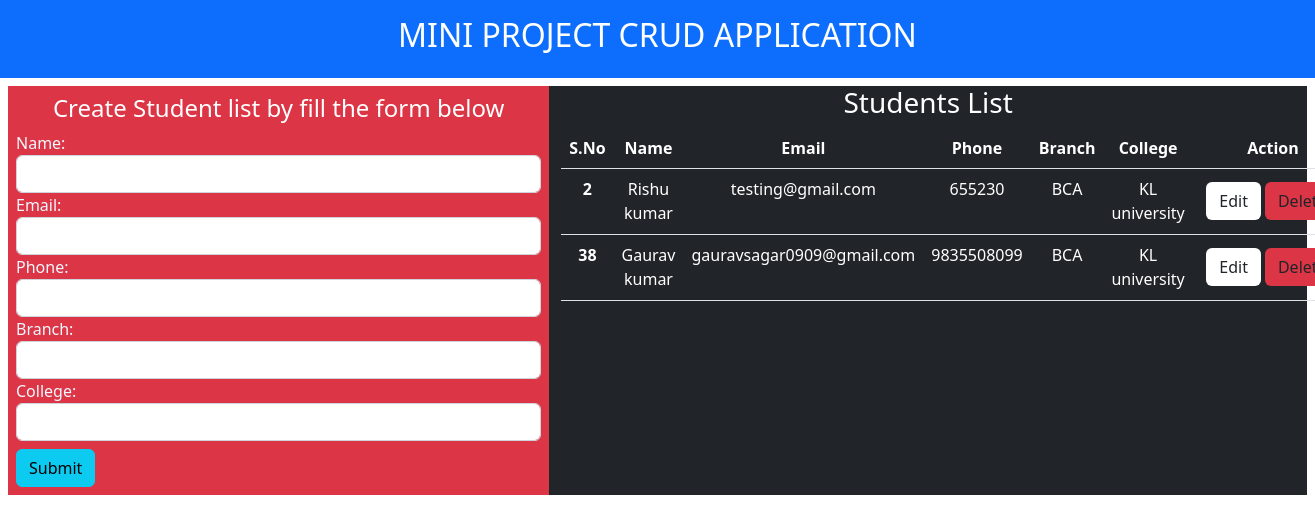
Before: / with the older database file.
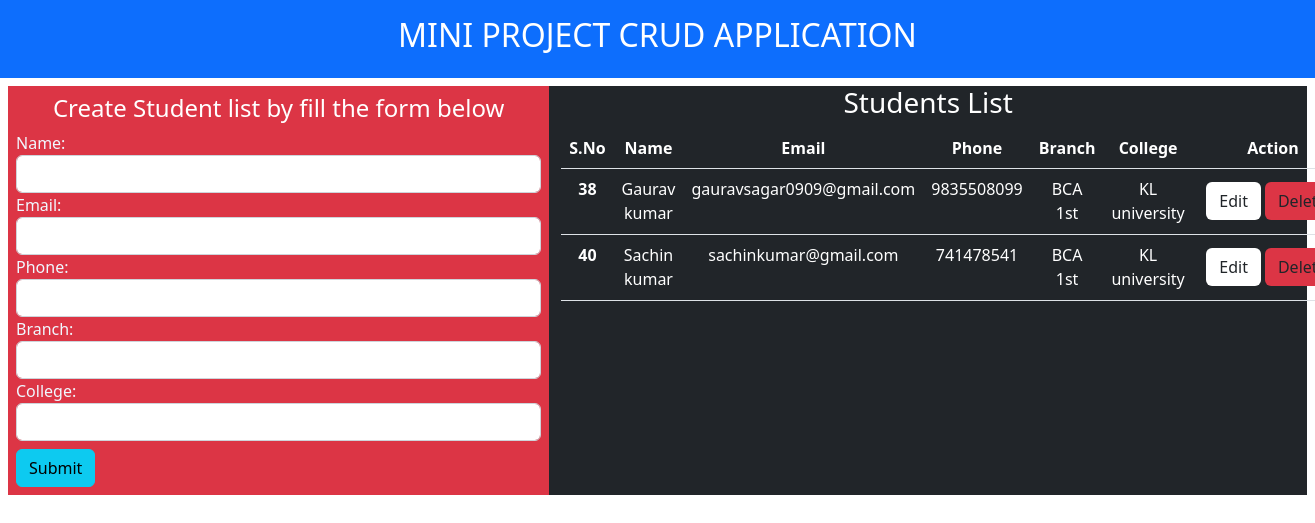
After: the same page with the newer database file.
### App/models.py (models this page shows, shortened)
class StudentDB(models.Model):
    sname=models.CharField(max_length=50)
    semail=models.EmailField(max_length=30)
    phone=models.BigIntegerField()
    Branch=models.CharField(max_length=50)
    college=models.CharField(max_length=100)

### App/views.py (the view)
# urls.py: path('', home, name="home"),
def home(request):
    request.session['name'] = 'Rishu'
    if 'name' in request.session:
        request.session.modified = True
        fm = StudentInfoForm()
        viewdb = StudentDB.objects.all()
        if request.method == "POST":
            fm = StudentInfoForm(request.POST)
            if fm.is_valid:
                name = request.POST['sname']
                email = request.POST['semail']
                Phone = request.POST['phone']
                Brnach = request.POST['Branch']
                College = request.POST['college']
                dbsave = StudentDB(sname=name, semail=email,
                                   phone=Phone, Branch=Brnach, college=College)
                dbsave.save()
                fm = StudentInfoForm()
                messages.success(request, "Your list have created!")
        else:
            fm = StudentInfoForm()
        context = {
            'form': fm,
            'viewdb': viewdb
        }
        return render(request, 'home.html', context)
    else:
        return HttpResponse("Your session has expired........!")

### App/forms.py
class StudentInfoForm(forms.ModelForm):
    class Meta:
        model=StudentDB
        fields=['sname','semail','phone','Branch','college']
        labels={'sname':'Name','semail':'Email', 'phone':'Phone','Branch':'Branch','college':'College'}
        widgets={'sname':forms.TextInput(attrs={'class':'form-control'}), 'semail':forms.EmailInput(attrs={'class':'form-control'}), 'phone':forms.NumberInput(attrs={'class':'form-control'}), 'Branch':forms.TextInput(attrs={'class':'form-control'}),'college':forms.TextInput(attrs={'class':'form-control'})}

### App/templates/home.html (shortened to what this page needs)
{% extends "base.html" %} {% block mainblock %}
<div class="row row-col-2 m-2">
    <div class="col-5 bg-danger p-2">
        <h4 class="text-center text-white">Create Student list by fill the form below</h4>
        <form method="post" id="create">
            {% csrf_token %} {{form}}
            <input type="submit" class="btn btn-info mt-2" value="Submit">
        </form>
    </div>
    <div class="col-7 bg-dark">
        <h3 class="text-center text-white">Students List</h3>
        <table class="table text-center text-white">
            <thead>
                <tr>
                    <th scope="col ">S.No</th>
                    <th scope="col ">Name</th>
                    <th scope="col ">Email</th>
                    <th scope="col ">Phone</th>
                    <th scope="col ">Branch</th>
                    <th scope="col ">College</th>
                    <th scope="col ">Action</th>
                </tr>
            </thead>
            <tbody>
                {% for v in viewdb %}
                <tr>
                    <th scope="row ">{{v.id}}</th>
                    <td>{{v.sname}}</td>
                    <td>{{v.semail}}</td>
                    <td>{{v.phone}}</td>
                    <td>{{v.Branch}}</td>
                    <td>{{v.college}}</td>
                    <td style="display: flex;padding: 11.5px;"><a href="{% url 'update' v.id %}" class="btn bg-white" style="margin:2px">Edit</a>
                        <a href="{% url 'delete' v.id %}" class="btn bg-danger" style="margin:2px">Delete</a>
                    </td>
                </tr>
                {% endfor %}
            </tbody>
        </table>
    </div>
</div>
{% endblock mainblock %}

### App/templates/base.html (shortened to what this page needs)
<!DOCTYPE html>
<html lang="en">
<head>
    <link href="https://cdn.jsdelivr.net/npm/bootstrap@5.2.3/dist/css/bootstrap.min.css" rel="stylesheet">
</head>
<body class="w-100">
    <div class="rap p-3 bg-primary text-white">
        <h2 class="text-center">MINI PROJECT CRUD APPLICATION</h2>
    </div>
    {% block mainblock %} {% endblock mainblock %}

### App/templates/home.html (style rules this page uses)
#create label { color: aliceblue; }

Changed rows visible on the page:
removed StudentDB: id "2", sname "Rishu kumar", semail "testing@gmail.com", phone "655230", Branch "BCA", college "KL university"
changed StudentDB "Gaurav kumar": Branch "BCA" → "BCA 1st"
added StudentDB: id "40", sname "Sachin kumar", semail "sachinkumar@gmail.com", phone "741478541", Branch "BCA 1st", college "KL university"
